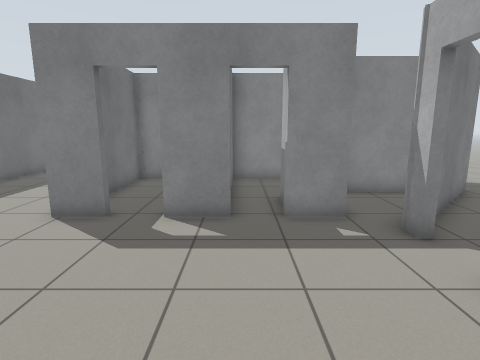
view 1 (above)

17 first-person views from a walk through a robot-simulator world made for Gazebo. The camera is 1.2 m above the floor, tilts 10° down and sees 80° across. The floor is counted in squares, 0.5 m on a side. Each view is taken from the middle of a square. On the plan, view 1 faces up. The plan holds only what a view shows up to about 18 squares ahead; the rest is blank.

view 2
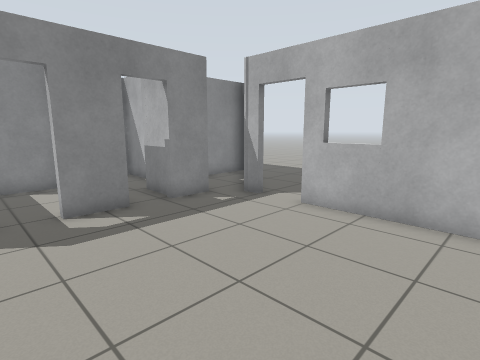

view 3
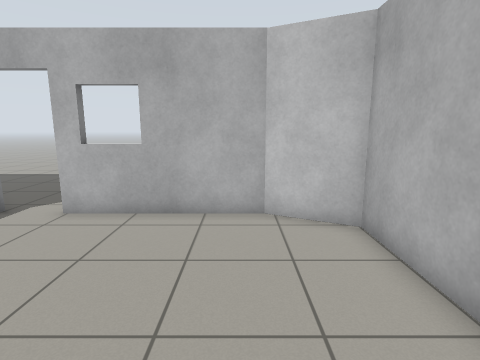

view 4
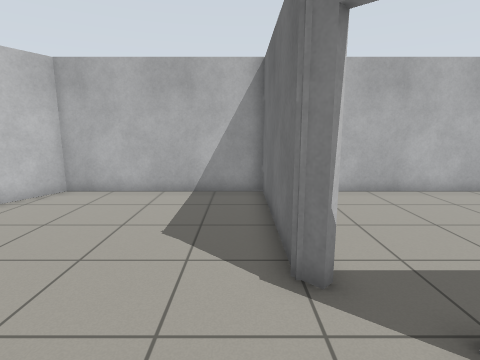

view 5
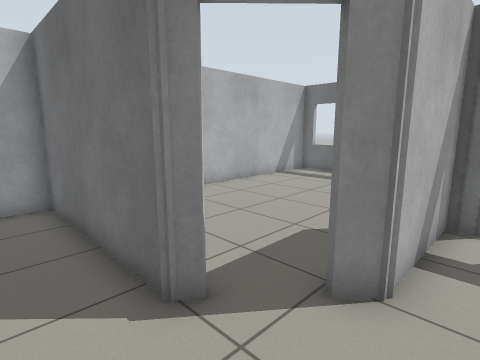

view 6
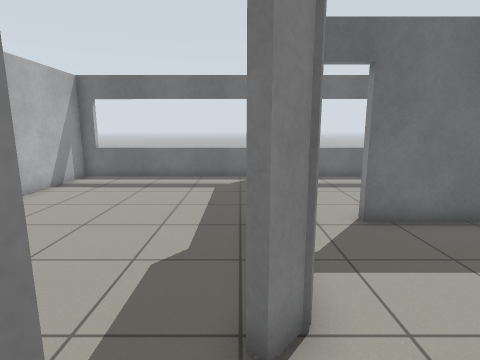

view 7
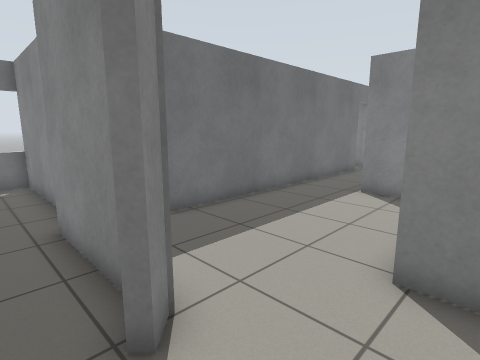

view 8
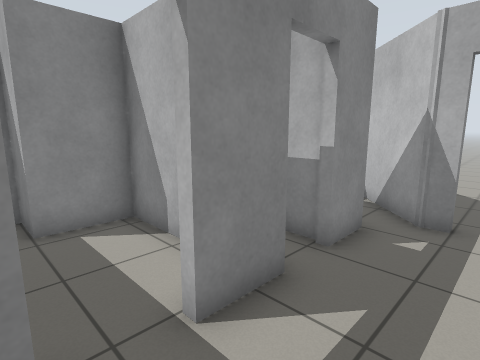

view 9
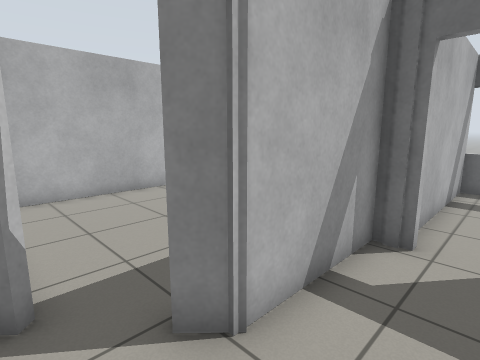

view 10
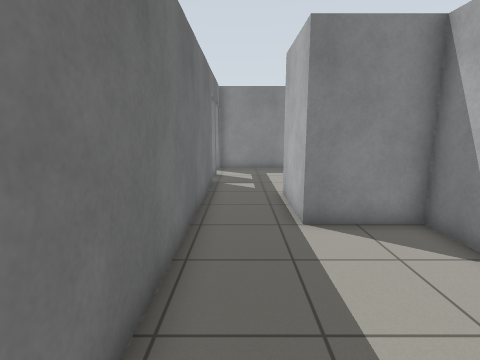

view 11
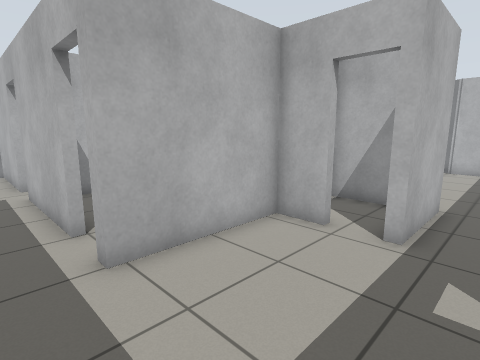

view 12
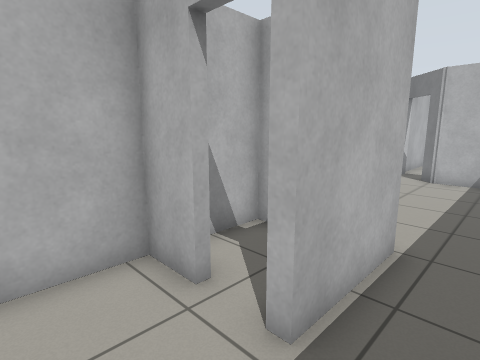

view 13
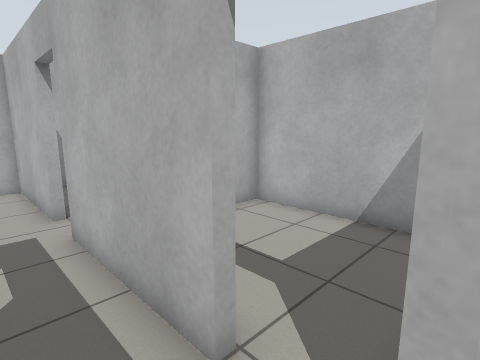

view 14
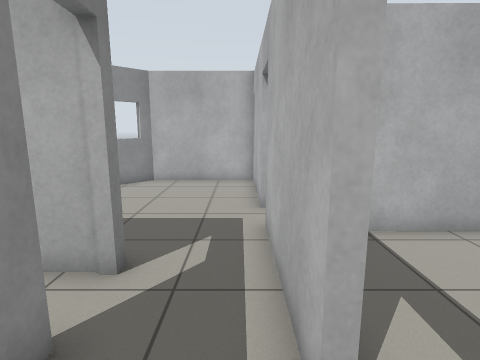

view 15
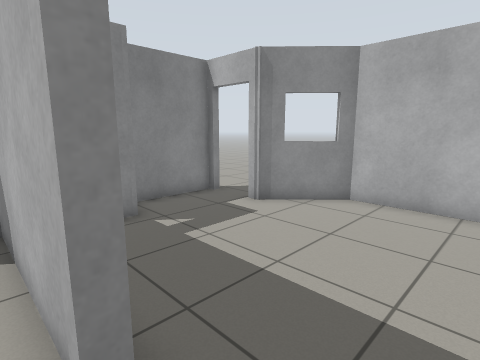

view 16
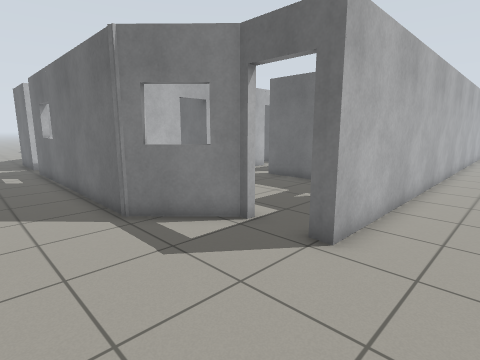

view 17
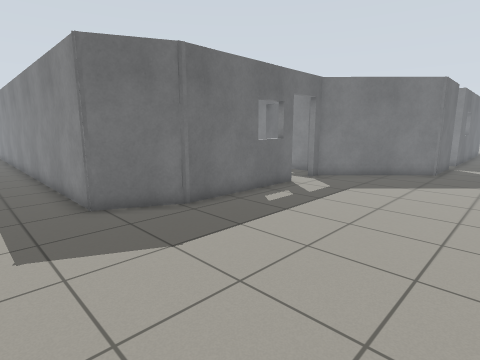

### Floor plan
Points are (right, up) in squares from view 1. A wall is a line through its corners. A room is listed if a view was taken in it or the views show most of it. See-through windows are left out.
Room 1 (views 1, 2, 3, 4, 5, 6, 7, 8, 9)
walls: (-5.3, 3) (-4.9, 2.7) (-4.9, -4) (2.8, -4) (4, -1.7) (4, 4.1); (-0.3, 7.7) (-2.1, 7.7); (-3.6, 7.7) (-5.3, 7.7); (4, 6) (4, 6.7) (6.3, 9); (3, 7.7) (1.2, 7.7)
ways out: opening at (-5, 6) to room 2; open door at (4, 5.5) to room 6; open door at (-2.5, 8) to room 9; open door at (0.5, 8)
Room 2 (view 10)
walls: (-5.2, 12.2) (-5.2, 14.1) (-8.4, 14.1) (-8.4, 17.6); (-11.3, 5.7) (-11.3, 4.8) (-7.2, 4.8) (-6.6, 4.3); (-11.3, 20.2) (-11.3, 7.2)
ways out: opening at (-5, 6) to room 1; opening at (-9.5, 19) to room 3; open door at (-6.3, 3.7) to room 7; open door at (-7.3, 17.3) to room 10; open door at (-11, 6.5)
Room 3 (views 11, 12)
walls: (-7.1, 25.1) (-11.3, 25.1) (-11.3, 24); (-11.3, 22.4) (-11.3, 21.7); (-8.4, 17.6) (-8, 17.6); (-6.6, 17.6) (-5.1, 17.6) (-5.1, 22.4)
ways out: opening at (-9.5, 19) to room 2; opening at (-6, 23.5) to room 4; open door at (-11.5, 21); open door at (-11.3, 23.3)
Room 4 (views 13, 14, 15)
walls: (3.6, 22.4) (8.5, 22.4) (8.5, 27.1) (6.3, 29.4) (6.3, 29.9); (-0.2, 27.8) (-0.2, 25.1) (-0.5, 25.1); (2.5, 30.6) (2, 30.6); (-2.1, 25.1) (-2.9, 25.1); (6.3, 32.1) (3.1, 32.1); (-3, 22.4) (1.8, 22.4); (-5.1, 22.4) (-4.6, 22.4)
ways out: opening at (-6, 23.5) to room 3; open door at (6.3, 30.7) to room 5; open door at (-3.5, 22) to room 8; open door at (-1.5, 25); open door at (2.5, 22)
Room 5 (view 16)
walls: (6.5, 29.6) (8.8, 27.3); (-11.4, 32.4) (6.6, 32.4) (6.6, 31.8)
ways out: open door at (6.3, 30.7) to room 4; opening at (11, 27.7) to room 6
Room 6 (view 17)
walls: (8.8, 14.5) (8.8, 11) (4.3, 6.6) (4.3, 6); (8.2, 10.9) (5.9, 10.9); (4.3, 4.3) (4.3, -1.8) (3, -4.3) (-11.2, -4.3); (8.8, 27.3) (8.8, 16.3)
ways out: open door at (4, 5.5) to room 1; opening at (11, 27.7) to room 5
Room 7 (no view inside)
walls: (-14.2, 5.1) (-18.6, 5.1) (-18.6, -4) (-6.2, -4); (-8, 4.5) (-11.6, 4.5); (-5.2, -1.3) (-5.2, 1.7)
ways out: open door at (-6.3, 3.7) to room 2
Room 8 (no view inside)
walls: (-3.4, 16.6) (1.5, 16.6) (1.5, 20.8)
ways out: open door at (-3.5, 22) to room 4
Room 9 (no view inside)
walls: (-0.5, 10.1) (-0.5, 12.5) (-3, 12.5) (-3, 14.1) (-4.9, 14.1) (-4.9, 10.5)
ways out: open door at (-2.5, 8) to room 1
Room 10 (no view inside)
walls: (-7.1, 14.4) (-5.1, 14.4) (-5.1, 16.1)
ways out: open door at (-7.3, 17.3) to room 2

Where each view was taken, in squares from view 1:
view 1: 0 up, 0 right, facing up
view 2: 1 down, 4 left, facing up-right
view 3: 1 down, 4 left, facing right
view 4: 7 up, 4 left, facing down
view 5: 6 up, 3 left, facing down-left
view 6: 4 up, 4 left, facing left
view 7: 3 up, 4 left, facing up-left
view 8: 5 up, 4 left, facing up-right
view 9: 7 up, 5 left, facing down-left
view 10: 7 up, 10 left, facing up
view 11: 24 up, 10 left, facing down-right
view 12: 20 up, 10 left, facing down-right
view 13: 24 up, 5 left, facing down-right
view 14: 23 up, 5 left, facing right
view 15: 23 up, 1 left, facing up-right
view 16: 35 up, 12 right, facing down-left
view 17: 7 down, 12 right, facing up-left
